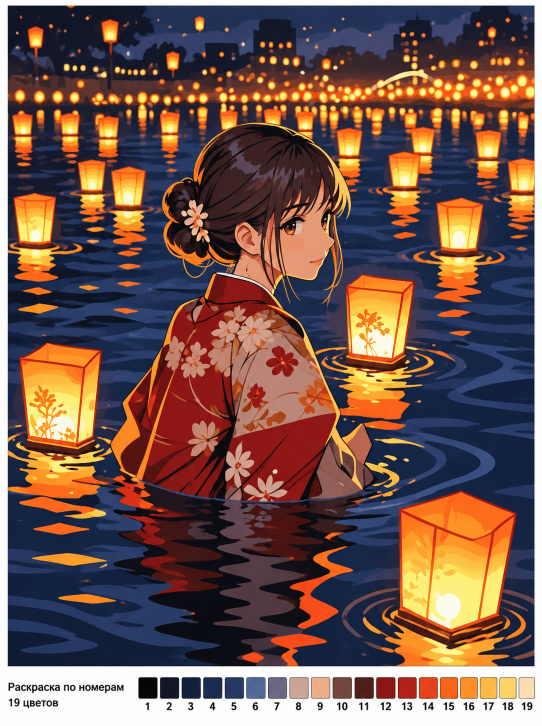
#> input picture lanterns_hachette_19_v1/source_exact_approved.png, 1084 x 1451 px, found by its file name (shown at 1/2 size)
$ python refine_v2.py
#> lines starting #> are read from the running program, lines starting #| are printed output that depends on the picture; after the words box and inside, x2 and y2 are one past the last pixel; in counts of white or black regions, pixels touching at a corner belong together
#!/usr/bin/env python3
"""Refine approved 19-color lantern scene entirely by code.

All output geometry comes from a categorical 19-color region map, not an
image generator. The approved source is read-only. The previous painted image
is the fixed baseline for compositional preservation. Fine iris definition is
restored in a tightly localized, documented eye patch. Every paint region must
accept an actual >=5.3 pt number; otherwise the build exits with an error.
"""
from __future__ import annotations
import argparse
import csv
import hashlib
import json
from collections import defaultdict
from pathlib import Path

import cairosvg
import cv2
import numpy as np
from PIL import Image
from scipy import ndimage as ndi

COLORS = 19
PAGE_W_MM = 400.0
PAGE_H_MM = 600.0
LINE_MM = 0.2
FONT_PT = 5.3
FONT_MM = FONT_PT * 25.4 / 72.0
CROP = (15, 11, 1070, 1334)
SWATCH_X = [296,339,382,425,468,511,555,598,641,684,728,771,814,856,898,938,977,1015,1053]
SWATCH_Y = 1375

def pack(rgb):
    return (rgb[...,0].astype(np.int32) << 16) | (rgb[...,1].astype(np.int32) << 8) | rgb[...,2].astype(np.int32)

def components(indexed):
    """All 8-connected paint islands, their colors, sizes and center candidates."""
    ids = np.zeros(indexed.shape, dtype=np.int32)
    colors = [-1]
    areas = [0]
    centers = [(0.0, 0.0)]
    radii = [0.0]
    for color in range(COLORS):
        mask = (indexed == color).astype(np.uint8)
        n, lab, stats, _ = cv2.connectedComponentsWithStats(mask, connectivity=8)
        count = n-1
        if not count:
            continue
        off = len(colors)-1
        ids[lab > 0] = lab[lab > 0] + off
        colors.extend([color] * count)
        areas.extend(stats[1:, cv2.CC_STAT_AREA].tolist())
        distance = cv2.distanceTransform(mask, cv2.DIST_L2, 3)
        region_ids = np.arange(1, n)
        centers.extend([(float(x), float(y)) for y, x in ndi.maximum_position(distance, labels=lab, index=region_ids)])
        radii.extend([float(v) for v in np.atleast_1d(ndi.maximum(distance, labels=lab, index=region_ids))])
    return ids, np.asarray(colors, dtype=np.int16), np.asarray(areas, dtype=np.int32), np.asarray(centers), np.asarray(radii)

def border_contacts(ids):
    pairs = []
    for a, b in ((ids[:,1:], ids[:,:-1]), (ids[1:,:], ids[:-1,:])):
        change = a != b
        x,y = a[change], b[change]
        pairs.append(np.stack([np.minimum(x,y), np.maximum(x,y)],axis=1))
    arr, counts = np.unique(np.concatenate(pairs),axis=0,return_counts=True)
    out = defaultdict(list)
    for (a,b), n in zip(arr, counts):
        a,b,n = int(a),int(b),int(n)
        out[a].append((b,n))
        out[b].append((a,n))
    return out

def needed_radius(color_id, scale_mm_px):
    number = str(color_id+1)
    font_px = FONT_MM/scale_mm_px
    estimated_w = (0.62*len(number)+0.30)*font_px
    return max(0.69*font_px, 0.60*estimated_w)

def enforce_number_fit(work, mm_px, max_passes=12):
    history=[]
    for iteration in range(max_passes):
        ids, colors, sizes, center, radius = components(work)
        desired = np.asarray([0.0] + [needed_radius(int(c), mm_px) for c in colors[1:]])
        invalid=np.flatnonzero((np.arange(len(colors))>0)&(radius < desired))
        history.append({'pass':iteration,'regions':len(colors)-1,'not_fitting':len(invalid)})
        if not len(invalid):
            return work, history
        contacts = border_contacts(ids)
        changes=colors.copy()
        for rid in invalid:
            near=contacts.get(int(rid),())
            if not near:
                continue
            best=max(near,key=lambda pair:(pair[1],sizes[pair[0]]))[0]
            changes[rid]=colors[best]
        update=changes[ids].astype(np.uint8)
        if np.array_equal(update,work):
            break
        work=update
    raise ValueError('5.3pt label fit failed after merging; refuse to publish unnumbered regions')

def restore_iris(work, original):
    """Restore eye structure by source-coordinate vector shapes using ONLY palette colors.

    Coordinates are measured on the exact approved drawing. Deliberately
    local: hair, face shape, skin, kimono and skyline cannot change.
    The whites, warm iris and pupils become actual numbered paint islands.
    """
    changed = work.copy()
    # Main eye: small sclera, amber iris, dark pupil (palette 8, 10, 1).
    sclera = np.array([[587,443],[596,437],[604,438],[605,454],
                       [599,464],[588,462],[582,454]],dtype=np.int32)
    sclera -= (CROP[0], CROP[1])
    cv2.fillPoly(changed,[sclera],7)
    cv2.ellipse(changed,(564,441),(10,12),8,0,360,9,-1)
    cv2.ellipse(changed,(562,433),(5,6),8,0,360,0,-1)
    # Far eye is visibly smaller in the reference: keep its perspective.
    cv2.ellipse(changed,(641,437),(7,11),0,0,360,9,-1)
    cv2.ellipse(changed,(639,432),(4,6),0,0,360,0,-1)
    return changed

def trace_interfaces(indexed):
    """A boundary is represented once, so both adjacent fields share it."""
    h,w=indexed.shape
    stride=w+1
    adj=defaultdict(list)
    horiz=np.argwhere(indexed[1:,:] != indexed[:-1,:])
    vert=np.argwhere(indexed[:,1:] != indexed[:,:-1])
    for y,x in horiz:
        a=int((y+1)*stride+x); b=a+1
        adj[a].append(b);adj[b].append(a)
    for y,x in vert:
        a=int(y*stride+x+1);b=a+stride
        adj[a].append(b);adj[b].append(a)
    seen=set()
    # [11 lines left out: function walk, not called in this run]
    out=[]
    for key, ns in adj.items():
        if len(ns)==2:continue
        for neighbor in ns:
            if (min(key,neighbor),max(key,neighbor)) not in seen:
                out.append(walk(key,neighbor))
    for key,ns in adj.items():
        for neighbor in ns:
            if (min(key,neighbor),max(key,neighbor)) not in seen:
                out.append(walk(key,neighbor))
    return out

# Canonical lantern rectangles: linear corners, roofs and folds stay sharp.
LANTERNS = [
    (10,350,200,520), (0,665,215,920), (665,500,810,730),
    (835,355,980,570), (760,935,1048,1320), (200,310,295,455),
    (665,215,765,370), (735,265,830,405), (40,210,150,335),
]

# [52 lines left out: functions preserve_corner, smooth_curve, not called in this run]

def build(root: Path):
    root.mkdir(parents=True,exist_ok=True)
    source_path=root/'source_exact_approved.png'
    baseline_path=root/'color_19_segmentation.png'
    source_bytes=source_path.read_bytes()
    source=np.asarray(Image.open(source_path).convert('RGB'))
#> source is the input picture: shape (1451, 1084, 3); mean R, G, B 116.1, 87.5, 79.3
    x0,y0,x1,y1=CROP
    art=source[y0:y1,x0:x1]
    prev=np.asarray(Image.open(baseline_path).convert('RGB'))
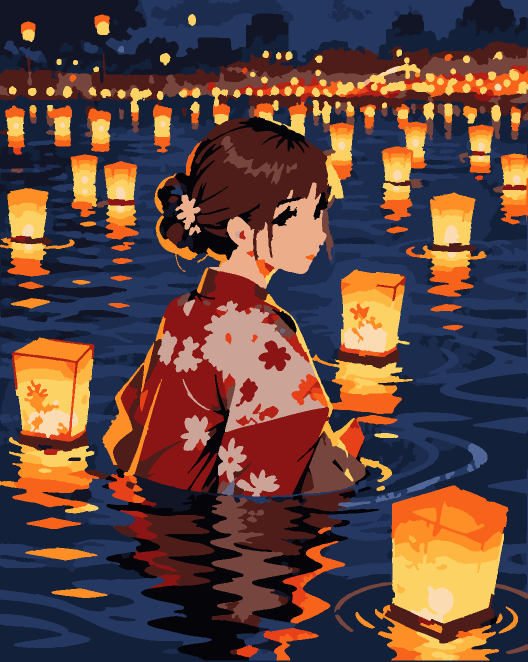
#> input picture lanterns_hachette_19_v1/color_19_segmentation.png, 1055 x 1323 px, found by its file name (shown at 1/2 size)
#> prev is the input picture: shape (1323, 1055, 3); mean R, G, B 96.9, 68.2, 62.8
    if prev.shape != art.shape:
        raise ValueError(f'Baseline {prev.shape}, original crop {art.shape} mismatch')
    palette=source[SWATCH_Y,SWATCH_X,:].astype(np.uint8)
#> palette = 19 rows, first 8: [5, 5, 9], [18, 21, 38], [18, 32, 58], [27, 44, 79], [37, 56, 98], [80, 102, 150], [106, 103, 130], [204, 164, 151]
    assert len(np.unique(pack(palette)))==19
    value_map={int(v):i for i,v in enumerate(pack(palette))}
#> value_map = 19 items
    known=pack(prev)
#> in pack (call 3), `return (rgb[...,0].astype(np.int32) << 16) | (rgb[...,1].astype(np.int..`:
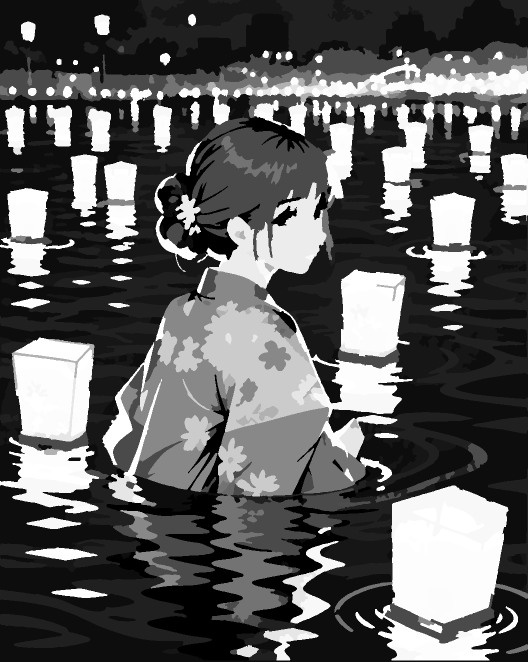
#> returned value: shape (1323, 1055) int32 (shown at 1/2 size); min 328969, max 16682791, mean 6371000.7; drawn with min black and max white
    absent=np.setdiff1d(np.unique(known),list(value_map))
#> absent = empty array
    if len(absent):raise ValueError('Baseline contains non-palette colors')
    indexed=np.zeros(prev.shape[:2],dtype=np.uint8)
    for value,color in value_map.items():indexed[known==value]=color
#> this loop made 19 passes
#> value on passes 1 to 12: 328969, 1185062, 1187898, 1780815, 2439266, 5269142, 6973314, 13411479, 15510922, 7750974, 5119258, 9114900
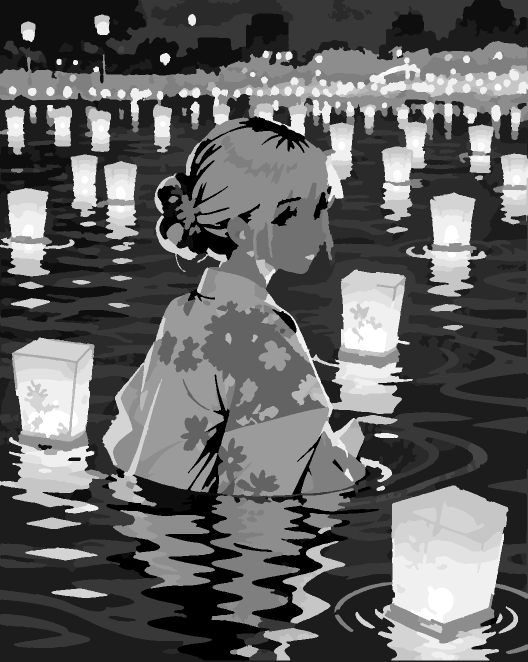
#> indexed: shape (1323, 1055) (shown at 1/2 size); min 0, max 18, mean 6.96; drawn with min black and max white
    mm_px=PAGE_W_MM/len(indexed[0])
#> mm_px = 0.379
    changed=restore_iris(indexed,art)
#> in restore_iris, `cv2.fillPoly(changed,[sclera],7)`: changed: shape (1323, 1055); 0.03% of pixels changed, all inside (x1, y1, x2, y2) = (567, 426, 591, 454)
#> in restore_iris, `cv2.ellipse(changed,(564,441),(10,12),8,0,360,9,-1)`: changed: shape (1323, 1055); min 0, max 18, mean 6.97
#> in restore_iris, `cv2.ellipse(changed,(562,433),(5,6),8,0,360,0,-1)`: changed: shape (1323, 1055); min 0, max 18, mean 6.97
#> in restore_iris, `cv2.ellipse(changed,(641,437),(7,11),0,0,360,9,-1)`: changed: shape (1323, 1055); min 0, max 18, mean 6.97
#> in restore_iris, `cv2.ellipse(changed,(639,432),(4,6),0,0,360,0,-1)`: changed: shape (1323, 1055); min 0, max 18, mean 6.97
    output, rounds=enforce_number_fit(changed,mm_px)
#> the loop in enforce_number_fit, `for iteration in range(max_passes):` made 2 passes
#> pass 1, in enforce_number_fit, `ids, colors, sizes, center, radius = components(work)`:
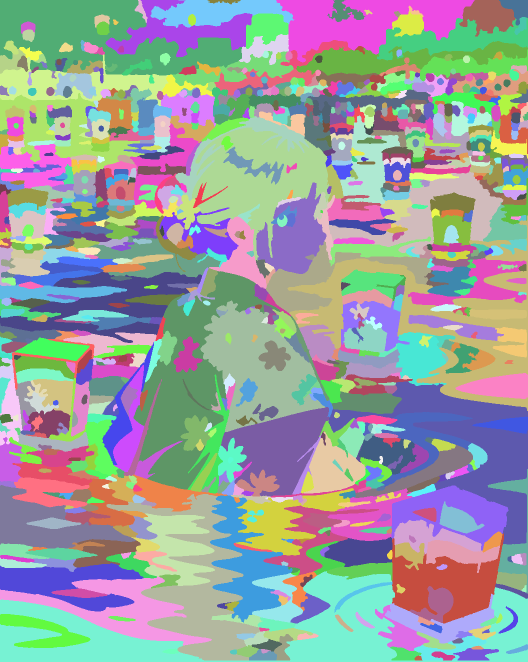
#> ids: shape (1323, 1055) int32 (shown at 1/2 size); 956 distinct labels, from 1 to 956; one colour per label, 0 black
#> pass 2, in enforce_number_fit, `ids, colors, sizes, center, radius = components(work)`:
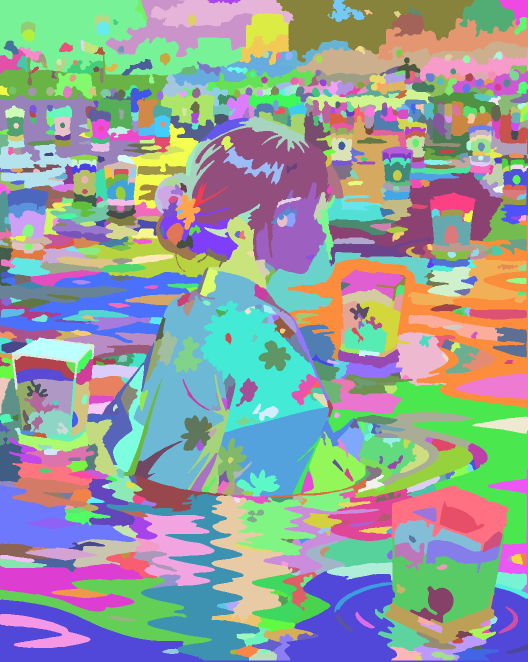
#> ids: shape (1323, 1055) int32 (shown at 1/2 size); 954 distinct labels, from 1 to 954; one colour per label, 0 black
    ids,colors,area,centers,radii=components(output)
#> the loop in components (call 3), `for color in range(COLORS):` made 19 passes
#> pass 1, in components (call 3), `mask = (indexed == color).astype(np.uint8)`:
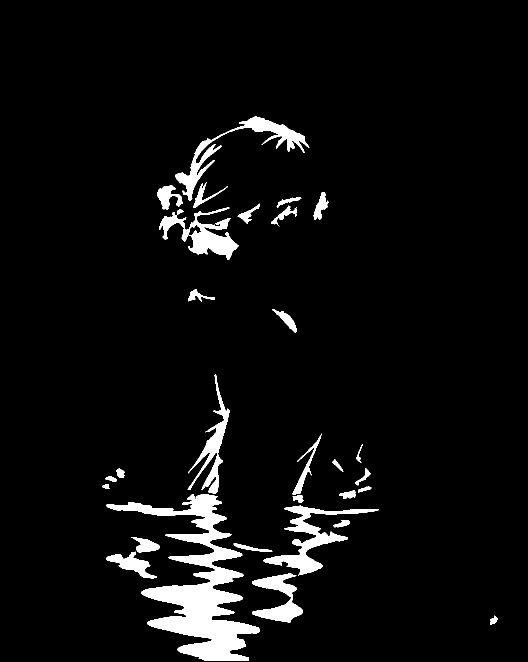
#> mask: shape (1323, 1055) (shown at 1/2 size); values 0 (black) and 1 (white), 5% white; 30 white regions, largest, box (x1, y1, x2, y2) and area: (213, 988, 520, 1321) 30635, (527, 1011, 758, 1151) 7115, (350, 232, 619, 402) 6393
#> after the loop in components (call 3), `for color in range(COLORS):`:
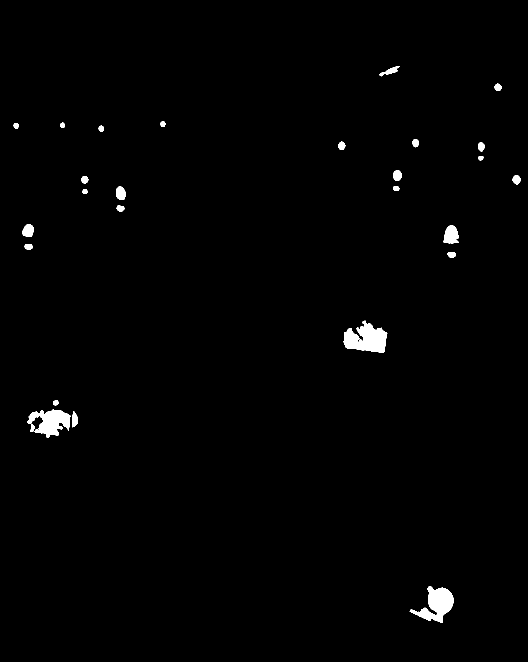
#> mask: shape (1323, 1055) (shown at 1/2 size); values 0 (black) and 1 (white), 1% white; 26 white regions, largest, box (x1, y1, x2, y2) and area: (687, 641, 775, 705) 3571, (819, 1172, 907, 1246) 3092, (55, 818, 141, 876) 2842
    failed=[i for i in range(1,len(colors)) if radii[i] < needed_radius(int(colors[i]),mm_px)]
    if failed:raise ValueError('Unnumbered paint islands: '+str(failed[:20]))
    if not np.all(ids>0):raise ValueError('Some pixels unassigned')
    h,w=output.shape
    page_art_h=h*mm_px
    yoff=(PAGE_H_MM-page_art_h)/2
    xoff=0.0
    paths=[]
    chains=trace_interfaces(output)
#> the loop in trace_interfaces, `for y,x in horiz:` made 70783 passes
#> (y, x) on passes 1 to 3: (0, 281), (0, 357), (0, 358)
#> the loop in trace_interfaces, `for y,x in vert:` made 47543 passes
#> (y, x) on passes 1 to 3: (0, 275), (0, 281), (0, 356)
    for points in chains:
        path=smooth_curve(points,mm_px,xoff,yoff)
        if path:paths.append(path)
    svg=[f'<svg xmlns="http://www.w3.org/2000/svg" width="{PAGE_W_MM:g}mm" height="{PAGE_H_MM:g}mm" viewBox="0 0 {PAGE_W_MM:g} {PAGE_H_MM:g}">',
         '<rect width="400" height="600" fill="white"/>',
         f'<g fill="none" stroke="#161616" stroke-width="{LINE_MM}" stroke-linecap="round" stroke-linejoin="round">',
         f'<rect x="0" y="{yoff:.3f}" width="{PAGE_W_MM:g}" height="{page_art_h:.3f}"/>',
         *[f'<path d="{p}"/>' for p in paths], '</g>',
         f'<g fill="#111" font-family="DejaVu Sans, Arial, sans-serif" font-size="{FONT_MM:.5f}" font-weight="400" text-anchor="middle" dominant-baseline="central">']
    for rid in range(1,len(colors)):
        x,y=centers[rid]
        svg.append(f'<text x="{(x+.5)*mm_px:.3f}" y="{yoff+(y+.5)*mm_px:.3f}">{int(colors[rid])+1}</text>')
    svg+=['</g>','</svg>']
    svg_text='\n'.join(svg)+'\n'
    (root/'lineart_smooth_v2.svg').write_text(svg_text,encoding='utf-8')
    cairosvg.svg2pdf(bytestring=svg_text.encode(),write_to=str(root/'lineart_smooth_v2.pdf'))
    cairosvg.svg2png(bytestring=svg_text.encode(),write_to=str(root/'lineart_smooth_v2.png'),output_width=2400,output_height=3600)
    Image.fromarray(palette[output]).resize((2110,2646),Image.Resampling.LANCZOS).save(root/'color_smooth_v2.png')
    with (root/'palette_v2.csv').open('w',encoding='utf-8-sig',newline='') as f:
        writer=csv.writer(f);writer.writerow(['number','hex','R','G','B'])
        for i,(r,g,b) in enumerate(palette,1):writer.writerow([i,f'#{r:02X}{g:02X}{b:02X}',int(r),int(g),int(b)])
    audit={
        'source_sha256':hashlib.sha256(source_bytes).hexdigest(),
        'source_file_unchanged':True,
        'colors':int(len(palette)),
        'white_outside_palette':True,
        'font_pt':FONT_PT,'stroke_mm':LINE_MM,
        'regions':int(len(colors)-1),'numbered_regions':int(len(colors)-1),'unlabeled_regions':len(failed),
        'restored_iris_pixels':int(np.count_nonzero(changed!=indexed)),
        'final_changed_pixels_vs_previous':int(np.count_nonzero(output!=indexed)),
        'chain_count':len(paths),'number_fitting_passes':rounds,
        'geometry':'shared boundaries, gaussian/subpixel smoothing; hard edges preserved on buildings/lanterns',
        'status':'PASSED' if not failed else 'FAILED'
    }
    (root/'audit_v2.json').write_text(json.dumps(audit,ensure_ascii=False,indent=2),encoding='utf-8')
    print(json.dumps(audit,ensure_ascii=False,indent=2))

if __name__=='__main__':
    parser=argparse.ArgumentParser()
    parser.add_argument('--root',type=Path,default=Path('lanterns_hachette_19_v1'))
    build(parser.parse_args().root)
